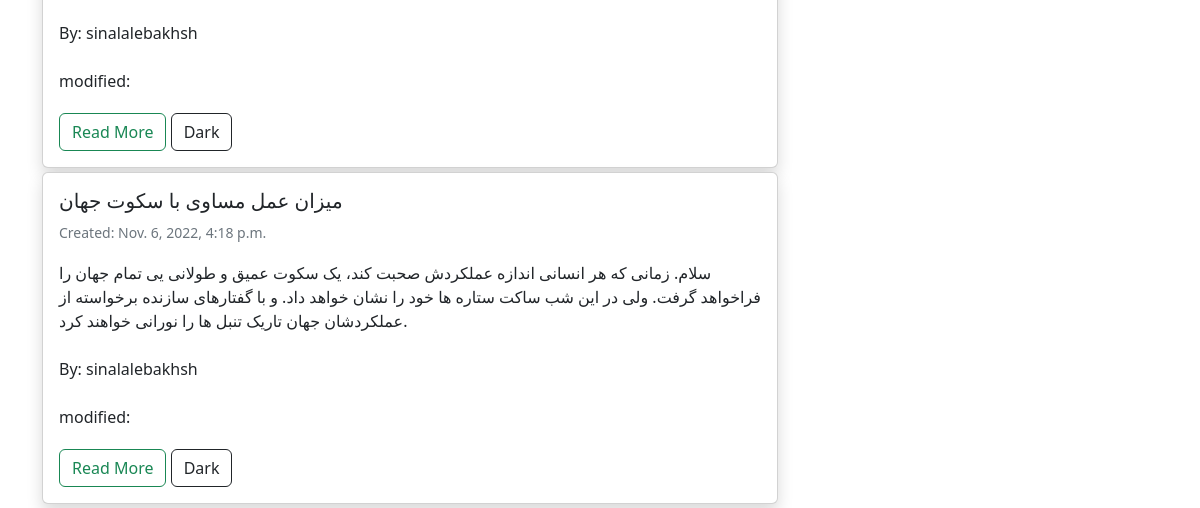
/blog/ (lower part), run on an earlier commit of the app's database.
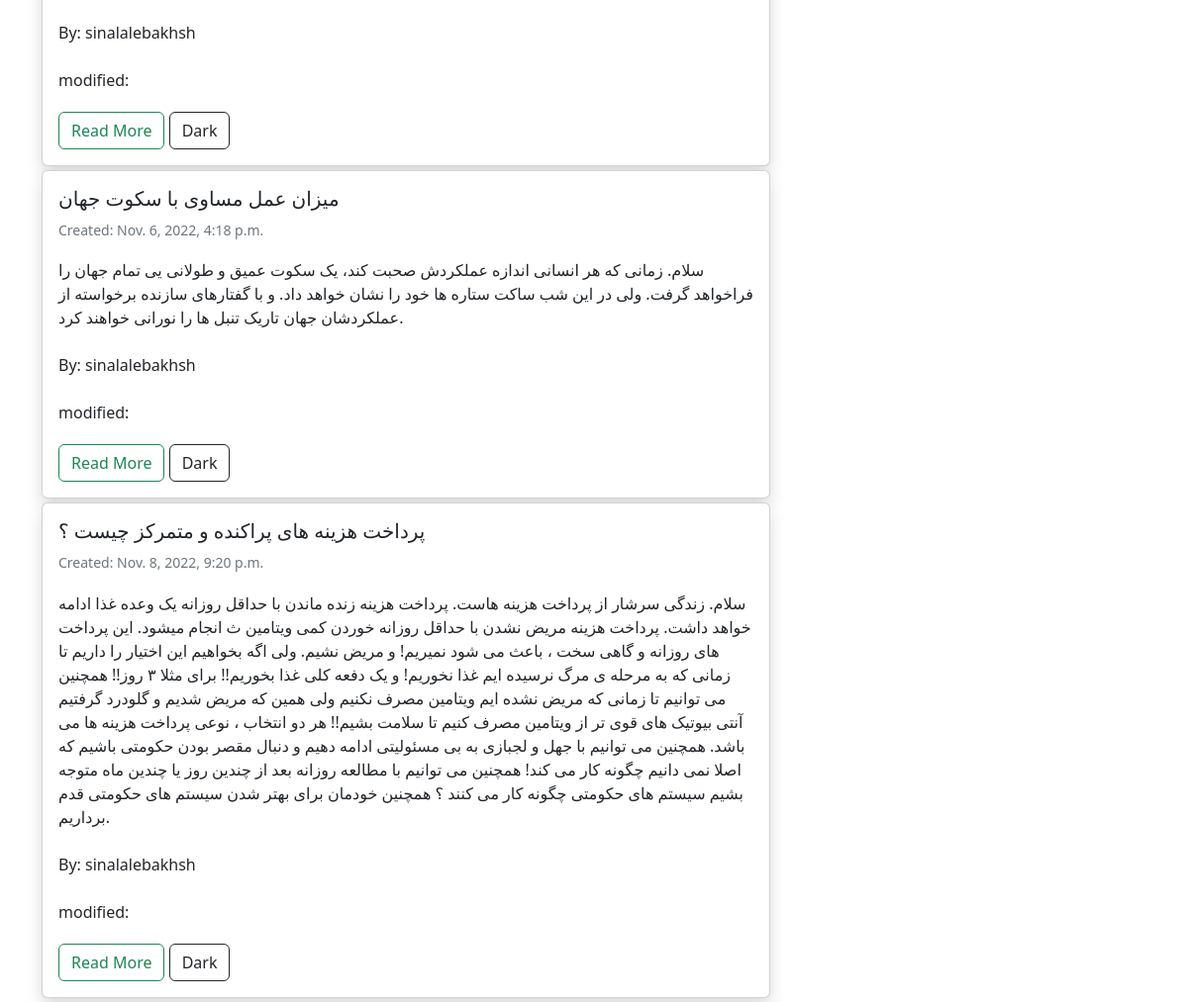
And on a later commit of the database.
### blog/models.py (models this page shows, shortened)
class Post(models.Model):
    STATUS_CHOICES = (
        ('pub', 'Published'),
        ('drf', 'Draft'),
    )
    title = models.CharField(max_length=100)
    text = models.TextField()
    author = models.ForeignKey('auth.User', on_delete=models.CASCADE)
    date_time_created = models.DateTimeField(auto_now_add=True)
    date_time_modified = models.DateTimeField(auto_now=True)
    status = models.CharField(choices=STATUS_CHOICES, max_length=3)

### blog/views.py (the view)
# urls.py: path('', views.blog_view, name="blog"),
def blog_view(request):
    post_list = Post.objects.all()
    return render(request,'blog/blog.html', {'post_list': post_list})

### blog/templates/blog/blog.html (shortened to what this page needs)
{% extends '_base.html' %}
{% block content %}
<div class="container mt-4">
    <div class="row">
        <div class="col-8">
            {% for post in post_list %}
            <div class="card shadow my-1">
                <div class="card-body">
                    <h5 class="card-title">{{ post.title }}</h5>
                    <h6 class="card-subtitle mb-2 text-muted small py-2">Created: {{ post.date_time_created }}</h6>
                    <p class="card-text py-1">{{ post.text }}</p>
                    <p class="card-text py-1">By: {{ post.author }}</p>
                    <p class="card-text py-1">modified: {{ date_time_modified }}</p>
                    <div class="btn btn-bg btn-outline-success">
                        Read More
                    </div>
                    <button type="button" class="btn btn-bg btn-outline-dark">Dark</button>
                </div>
            </div>
            {% endfor %}
        </div>
        <div class="col-4">
                {% load static %}
        </div>
    </div>
</div>
{% endblock content %}

What changed in the data, as far as the page shows it:
added Post: title "پرداخت هزینه های پراکنده و متمرکز چیست ؟", date_time_created "Nov. 8, 2022, 9:20 p.m.", text "سلام. زندگی سرشار از پرداخت هزینه هاست. پرداخت هزینه زنده ماندن با حداقل روزانه یک وعده غذا ادامه خواهد داشت. پرداخت هزینه مریض نشدن با حداقل روزانه خوردن کمی ویتامین ث انجام میشود. این پرداخت های روزانه و گاهی سخت ، باعث می شود نمیریم! و مریض نشیم. ولی اگه بخواهیم این اختیار را داریم تا زمانی که به مرحله ی مرگ نرسیده ایم غذا نخوریم! و یک دفعه کلی غذا بخوریم!! برای مثلا ۳ روز!! همچنین می توانیم تا زمانی که مریض نشده ایم ویتامین مصرف نکنیم ولی همین که مریض شدیم و گلودرد گرفتیم آنتی بیوتیک های قوی تر از ویتامین مصرف کنیم تا سلامت بشیم!! هر دو انتخاب ، نوعی پرداخت هزینه ها می باشد. همچنین می توانیم با جهل و لجبازی به بی مسئولیتی ادامه دهیم و دنبال مقصر بودن حکومتی باشیم که اصلا نمی دانیم چگونه…", author "sinalalebakhsh"
